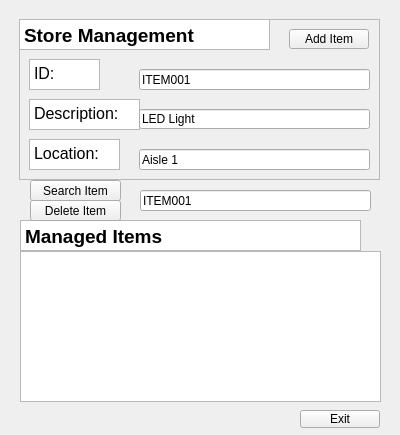
<?xml version="1.0" encoding="UTF-8"?>
<ui version="4.0">
 <class>MainWindow</class>
 <widget class="QMainWindow" name="MainWindow">
  <property name="geometry">
   <rect>
    <x>0</x>
    <y>0</y>
    <width>400</width>
    <height>435</height>
   </rect>
  </property>
  <property name="windowTitle">
   <string>MainWindow</string>
  </property>
  <widget class="QWidget" name="centralwidget">
   <widget class="QFrame" name="frame">
    <property name="geometry">
     <rect>
      <x>19</x>
      <y>19</y>
      <width>361</width>
      <height>161</height>
     </rect>
    </property>
    <property name="maximumSize">
     <size>
      <width>361</width>
      <height>161</height>
     </size>
    </property>
    <property name="frameShape">
     <enum>QFrame::Shape::StyledPanel</enum>
    </property>
    <property name="frameShadow">
     <enum>QFrame::Shadow::Raised</enum>
    </property>
    <widget class="QTextEdit" name="textEdit">
     <property name="geometry">
      <rect>
       <x>10</x>
       <y>40</y>
       <width>71</width>
       <height>31</height>
      </rect>
     </property>
     <property name="verticalScrollBarPolicy">
      <enum>Qt::ScrollBarPolicy::ScrollBarAlwaysOff</enum>
     </property>
     <property name="horizontalScrollBarPolicy">
      <enum>Qt::ScrollBarPolicy::ScrollBarAlwaysOff</enum>
     </property>
     <property name="readOnly">
      <bool>true</bool>
     </property>
     <property name="html">
      <string>&lt;!DOCTYPE HTML PUBLIC &quot;-//W3C//DTD HTML 4.0//EN&quot; &quot;http://www.w3.org/TR/REC-html40/strict.dtd&quot;&gt;
&lt;html&gt;&lt;head&gt;&lt;meta name=&quot;qrichtext&quot; content=&quot;1&quot; /&gt;&lt;meta charset=&quot;utf-8&quot; /&gt;&lt;style type=&quot;text/css&quot;&gt;
p, li { white-space: pre-wrap; }
hr { height: 1px; border-width: 0; }
li.unchecked::marker { content: &quot;\2610&quot;; }
li.checked::marker { content: &quot;\2612&quot;; }
&lt;/style&gt;&lt;/head&gt;&lt;body style=&quot; font-family:'Segoe UI'; font-size:9pt; font-weight:400; font-style:normal;&quot;&gt;
&lt;p style=&quot; margin-top:0px; margin-bottom:0px; margin-left:0px; margin-right:0px; -qt-block-indent:0; text-indent:0px;&quot;&gt;&lt;span style=&quot; font-size:12pt;&quot;&gt;ID:&lt;/span&gt;&lt;/p&gt;&lt;/body&gt;&lt;/html&gt;</string>
     </property>
    </widget>
    <widget class="QTextEdit" name="textEdit_2">
     <property name="geometry">
      <rect>
       <x>10</x>
       <y>80</y>
       <width>111</width>
       <height>31</height>
      </rect>
     </property>
     <property name="verticalScrollBarPolicy">
      <enum>Qt::ScrollBarPolicy::ScrollBarAlwaysOff</enum>
     </property>
     <property name="horizontalScrollBarPolicy">
      <enum>Qt::ScrollBarPolicy::ScrollBarAlwaysOff</enum>
     </property>
     <property name="readOnly">
      <bool>true</bool>
     </property>
     <property name="html">
      <string>&lt;!DOCTYPE HTML PUBLIC &quot;-//W3C//DTD HTML 4.0//EN&quot; &quot;http://www.w3.org/TR/REC-html40/strict.dtd&quot;&gt;
&lt;html&gt;&lt;head&gt;&lt;meta name=&quot;qrichtext&quot; content=&quot;1&quot; /&gt;&lt;meta charset=&quot;utf-8&quot; /&gt;&lt;style type=&quot;text/css&quot;&gt;
p, li { white-space: pre-wrap; }
hr { height: 1px; border-width: 0; }
li.unchecked::marker { content: &quot;\2610&quot;; }
li.checked::marker { content: &quot;\2612&quot;; }
&lt;/style&gt;&lt;/head&gt;&lt;body style=&quot; font-family:'Segoe UI'; font-size:9pt; font-weight:400; font-style:normal;&quot;&gt;
&lt;p style=&quot; margin-top:0px; margin-bottom:0px; margin-left:0px; margin-right:0px; -qt-block-indent:0; text-indent:0px;&quot;&gt;&lt;span style=&quot; font-size:12pt;&quot;&gt;Description:&lt;/span&gt;&lt;/p&gt;&lt;/body&gt;&lt;/html&gt;</string>
     </property>
    </widget>
    <widget class="QTextEdit" name="textEdit_3">
     <property name="geometry">
      <rect>
       <x>10</x>
       <y>120</y>
       <width>91</width>
       <height>31</height>
      </rect>
     </property>
     <property name="verticalScrollBarPolicy">
      <enum>Qt::ScrollBarPolicy::ScrollBarAlwaysOff</enum>
     </property>
     <property name="horizontalScrollBarPolicy">
      <enum>Qt::ScrollBarPolicy::ScrollBarAlwaysOff</enum>
     </property>
     <property name="readOnly">
      <bool>true</bool>
     </property>
     <property name="html">
      <string>&lt;!DOCTYPE HTML PUBLIC &quot;-//W3C//DTD HTML 4.0//EN&quot; &quot;http://www.w3.org/TR/REC-html40/strict.dtd&quot;&gt;
&lt;html&gt;&lt;head&gt;&lt;meta name=&quot;qrichtext&quot; content=&quot;1&quot; /&gt;&lt;meta charset=&quot;utf-8&quot; /&gt;&lt;style type=&quot;text/css&quot;&gt;
p, li { white-space: pre-wrap; }
hr { height: 1px; border-width: 0; }
li.unchecked::marker { content: &quot;\2610&quot;; }
li.checked::marker { content: &quot;\2612&quot;; }
&lt;/style&gt;&lt;/head&gt;&lt;body style=&quot; font-family:'Segoe UI'; font-size:9pt; font-weight:400; font-style:normal;&quot;&gt;
&lt;p style=&quot; margin-top:0px; margin-bottom:0px; margin-left:0px; margin-right:0px; -qt-block-indent:0; text-indent:0px;&quot;&gt;&lt;span style=&quot; font-size:12pt;&quot;&gt;Location:&lt;/span&gt;&lt;/p&gt;&lt;/body&gt;&lt;/html&gt;</string>
     </property>
    </widget>
    <widget class="QTextEdit" name="textEdit_4">
     <property name="geometry">
      <rect>
       <x>0</x>
       <y>0</y>
       <width>251</width>
       <height>31</height>
      </rect>
     </property>
     <property name="autoFillBackground">
      <bool>false</bool>
     </property>
     <property name="verticalScrollBarPolicy">
      <enum>Qt::ScrollBarPolicy::ScrollBarAlwaysOff</enum>
     </property>
     <property name="horizontalScrollBarPolicy">
      <enum>Qt::ScrollBarPolicy::ScrollBarAlwaysOff</enum>
     </property>
     <property name="readOnly">
      <bool>true</bool>
     </property>
     <property name="html">
      <string>&lt;!DOCTYPE HTML PUBLIC &quot;-//W3C//DTD HTML 4.0//EN&quot; &quot;http://www.w3.org/TR/REC-html40/strict.dtd&quot;&gt;
&lt;html&gt;&lt;head&gt;&lt;meta name=&quot;qrichtext&quot; content=&quot;1&quot; /&gt;&lt;meta charset=&quot;utf-8&quot; /&gt;&lt;style type=&quot;text/css&quot;&gt;
p, li { white-space: pre-wrap; }
hr { height: 1px; border-width: 0; }
li.unchecked::marker { content: &quot;\2610&quot;; }
li.checked::marker { content: &quot;\2612&quot;; }
&lt;/style&gt;&lt;/head&gt;&lt;body style=&quot; font-family:'Segoe UI'; font-size:9pt; font-weight:400; font-style:normal;&quot;&gt;
&lt;p style=&quot; margin-top:0px; margin-bottom:0px; margin-left:0px; margin-right:0px; -qt-block-indent:0; text-indent:0px;&quot;&gt;&lt;span style=&quot; font-size:14pt; font-weight:700;&quot;&gt;Store Management System&lt;/span&gt;&lt;/p&gt;&lt;/body&gt;&lt;/html&gt;</string>
     </property>
     <property name="textInteractionFlags">
      <set>Qt::TextInteractionFlag::TextSelectableByMouse</set>
     </property>
    </widget>
    <widget class="QLineEdit" name="txtId">
     <property name="geometry">
      <rect>
       <x>120</x>
       <y>50</y>
       <width>231</width>
       <height>21</height>
      </rect>
     </property>
     <property name="text">
      <string>ITEM001</string>
     </property>
    </widget>
    <widget class="QLineEdit" name="txtDescription">
     <property name="geometry">
      <rect>
       <x>120</x>
       <y>90</y>
       <width>231</width>
       <height>20</height>
      </rect>
     </property>
     <property name="text">
      <string>LED Light</string>
     </property>
    </widget>
    <widget class="QLineEdit" name="txtLocation">
     <property name="geometry">
      <rect>
       <x>120</x>
       <y>130</y>
       <width>231</width>
       <height>21</height>
      </rect>
     </property>
     <property name="text">
      <string>Aisle 1</string>
     </property>
    </widget>
    <widget class="QPushButton" name="addButton">
     <property name="geometry">
      <rect>
       <x>270</x>
       <y>10</y>
       <width>80</width>
       <height>20</height>
      </rect>
     </property>
     <property name="text">
      <string>Add Item</string>
     </property>
    </widget>
   </widget>
   <widget class="QListWidget" name="listWidget">
    <property name="geometry">
     <rect>
      <x>20</x>
      <y>251</y>
      <width>361</width>
      <height>151</height>
     </rect>
    </property>
   </widget>
   <widget class="QTextEdit" name="textEdit_5">
    <property name="geometry">
     <rect>
      <x>20</x>
      <y>220</y>
      <width>341</width>
      <height>31</height>
     </rect>
    </property>
    <property name="autoFillBackground">
     <bool>false</bool>
    </property>
    <property name="verticalScrollBarPolicy">
     <enum>Qt::ScrollBarPolicy::ScrollBarAlwaysOff</enum>
    </property>
    <property name="horizontalScrollBarPolicy">
     <enum>Qt::ScrollBarPolicy::ScrollBarAlwaysOff</enum>
    </property>
    <property name="readOnly">
     <bool>true</bool>
    </property>
    <property name="html">
     <string>&lt;!DOCTYPE HTML PUBLIC &quot;-//W3C//DTD HTML 4.0//EN&quot; &quot;http://www.w3.org/TR/REC-html40/strict.dtd&quot;&gt;
&lt;html&gt;&lt;head&gt;&lt;meta name=&quot;qrichtext&quot; content=&quot;1&quot; /&gt;&lt;meta charset=&quot;utf-8&quot; /&gt;&lt;style type=&quot;text/css&quot;&gt;
p, li { white-space: pre-wrap; }
hr { height: 1px; border-width: 0; }
li.unchecked::marker { content: &quot;\2610&quot;; }
li.checked::marker { content: &quot;\2612&quot;; }
&lt;/style&gt;&lt;/head&gt;&lt;body style=&quot; font-family:'Segoe UI'; font-size:9pt; font-weight:400; font-style:normal;&quot;&gt;
&lt;p style=&quot; margin-top:0px; margin-bottom:0px; margin-left:0px; margin-right:0px; -qt-block-indent:0; text-indent:0px;&quot;&gt;&lt;span style=&quot; font-size:14pt; font-weight:700;&quot;&gt;Managed Items &lt;/span&gt;&lt;/p&gt;&lt;/body&gt;&lt;/html&gt;</string>
    </property>
    <property name="textInteractionFlags">
     <set>Qt::TextInteractionFlag::TextSelectableByMouse</set>
    </property>
   </widget>
   <widget class="QPushButton" name="exitButton">
    <property name="geometry">
     <rect>
      <x>300</x>
      <y>410</y>
      <width>80</width>
      <height>18</height>
     </rect>
    </property>
    <property name="text">
     <string>Exit</string>
    </property>
   </widget>
   <widget class="QLineEdit" name="txtFindId">
    <property name="geometry">
     <rect>
      <x>140</x>
      <y>190</y>
      <width>231</width>
      <height>21</height>
     </rect>
    </property>
    <property name="text">
     <string>ITEM001</string>
    </property>
   </widget>
   <widget class="QPushButton" name="searchButton">
    <property name="geometry">
     <rect>
      <x>30</x>
      <y>180</y>
      <width>91</width>
      <height>21</height>
     </rect>
    </property>
    <property name="text">
     <string>Search Item</string>
    </property>
   </widget>
   <widget class="QPushButton" name="deleteButton">
    <property name="geometry">
     <rect>
      <x>30</x>
      <y>200</y>
      <width>91</width>
      <height>21</height>
     </rect>
    </property>
    <property name="text">
     <string>Delete Item</string>
    </property>
   </widget>
  </widget>
 </widget>
 <resources/>
 <connections/>
</ui>
